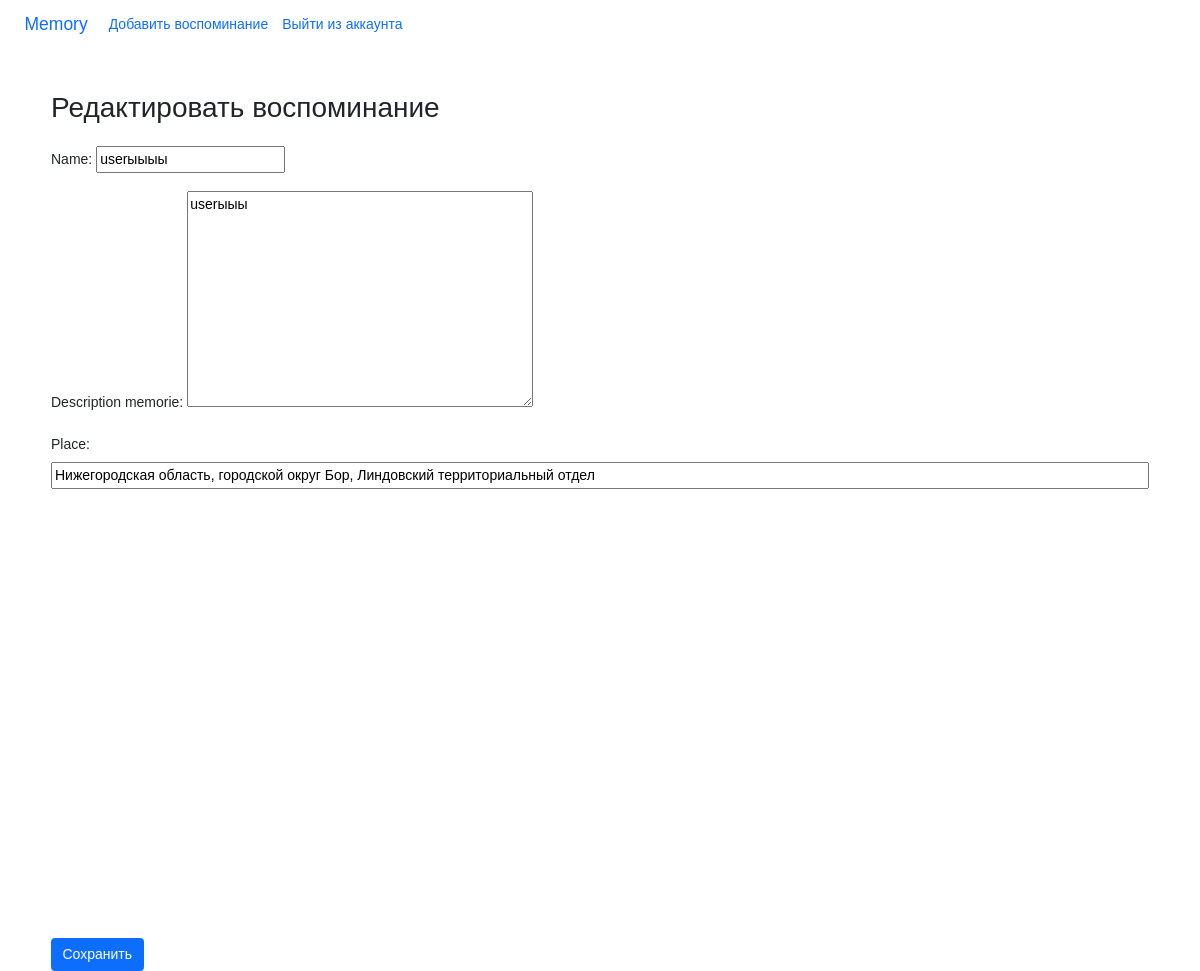
The app's page /edit_memory/10/ (signed in) with its own data.
### main/models.py (models this page shows, shortened)
class Memories(models.Model):
    name_memorie = models.CharField('Name', max_length=150)
    date_memorie = models.DateField('Date of memorie')
    description_memorie = models.TextField()
    place = models.CharField(max_length=150, default='')
    user = models.ForeignKey(User, on_delete=models.CASCADE, default=None, null=True)

### main/views.py (the view)
# urls.py: path('edit_memory/<int:memory_id>/', views.edit_memory, name='edit_memory'),
@login_required
def edit_memory(request, memory_id):
    memory = get_object_or_404(Memories, id=memory_id)
    if request.method == 'POST':
        form = MemoryForm(request.POST, instance=memory)
        if form.is_valid():
            form.save()
            return redirect('main:check_memory')
    else:
        form = MemoryForm(instance=memory)
    return render(request, 'main/edit_memory.html', {'form': form, 'memory': memory})

### main/forms.py
class MemoryForm(forms.ModelForm):
    class Meta:
        model = Memories
        fields = ['name_memorie', 'description_memorie', 'place']

### main/templates/main/edit_memory.html (shortened to what this page needs)
{% extends "base.html" %}
{% block content %}
<head>
    <link href="https://cdn.jsdelivr.net/npm/bootstrap@5.1.3/dist/css/bootstrap.min.css" rel="stylesheet">
</head>
<body>
<div class="container mt-5">
    <h2 class="mb-4">Редактировать воспоминание</h2>
    <form method="post" class="needs-validation" novalidate>
        {{ form.as_p }}
        <div id="map"></div>
        <button type="submit" class="btn btn-primary">Сохранить</button>
    </form>
</div>
</body>
{% endblock %}

### main/templates/main/edit_memory.html (style rules this page uses)
html, body { width: 100%; height: 100%; margin: 0; padding: 0; font-family: Arial, sans-serif; font-size: 14px; }
#map { width: 100%; height: 400px; margin-bottom: 20px; }
#id_place, #id_address { width: 100%; margin-bottom: 15px; }

### records on screen
Memories: name_memorie "userыыыы", description_memorie "userыыы", place "Нижегородская область, городской округ Бор, Линдовский территориальный отдел"
